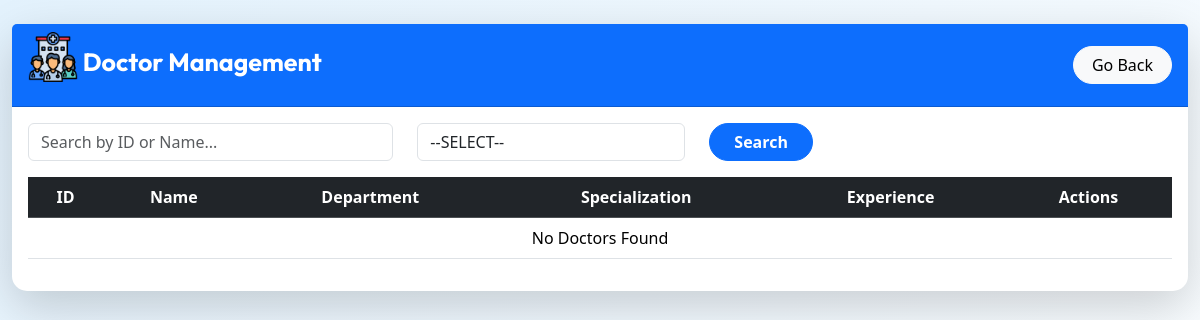
The page /Admin/manage_doctor.php on the database as committed earlier.
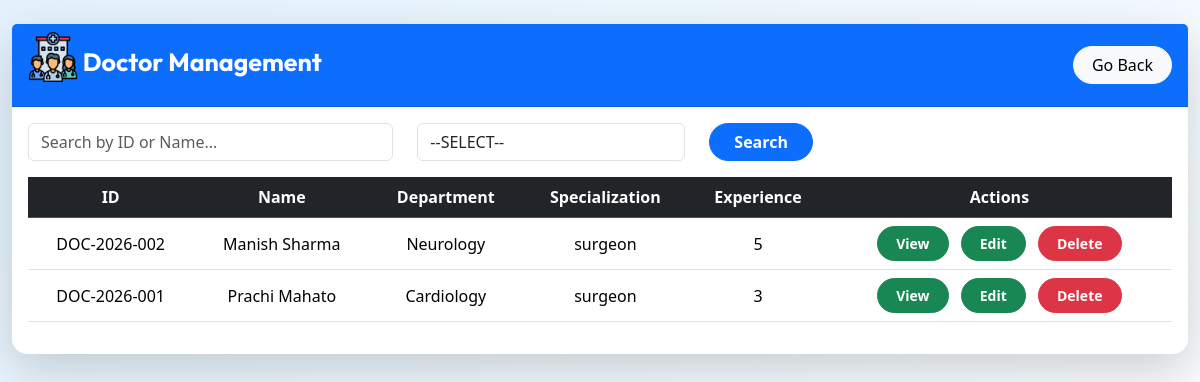
The same page on the database as committed later.
### tables this page shows
CREATE TABLE `doctors` (
  `id` int(11) NOT NULL,
  `doctor_code` varchar(20) DEFAULT NULL,
  `full_name` varchar(100) NOT NULL,
  `department` varchar(50) NOT NULL,
  `specialization` varchar(100) DEFAULT NULL,
  `experience` int(11) DEFAULT 0,
  `contact` varchar(15) DEFAULT NULL,
  `email` varchar(100) NOT NULL,
  `password` varchar(255) NOT NULL,
  `created_at` timestamp NOT NULL DEFAULT current_timestamp()
);

### Admin/manage_doctor.php (the view, shortened to what the changed rows need)
<?php
require "../dbconnect.php";
$sql = "SELECT * FROM doctors WHERE 1";
$sql .= " ORDER BY doctor_code DESC";
$result = $conn->query($sql);
?>
<!DOCTYPE html>
<html lang="en">
<head>
    <link rel="stylesheet" href="../Bootstrap/bootstrap.min.css">
    <link rel="stylesheet" href="../styles/manage_doctor.css">
</head>
<body class="admin-bg">
    <div class="container-fluid">
        <div class="card shadow-lg border-0 mt-4">
            <div class="card-body">
                <div class="table-responsive">
                    <table class="table table-hover align-middle text-center">
                        <thead class="table-dark">
                            <tr>
                                <th>ID</th>
                                <th>Name</th>
                                <th>Department</th>
                                <th>Specialization</th>
                                <th>Experience</th>
                                <th>Actions</th>
                            </tr>
                        </thead>
                        <tbody>
                            <?php
                            if ($result->num_rows > 0) {
                                while ($row = $result->fetch_assoc()) {
                                    ?>
                                    <tr>
                                        <td>
                                            <?php echo $row['doctor_code']; ?>
                                        </td>
                                        <td>
                                            <?php echo $row['full_name']; ?>
                                        </td>
                                        <td>
                                            <?php echo $row['department']; ?>
                                        </td>
                                        <td>
                                            <?php echo $row['specialization']; ?>
                                        </td>
                                        <td>
                                            <?php echo $row['experience']; ?>
                                        </td>
                                        <td>
                                            <a class="btn btn-success btn-sm btn-rounded fw-bold me-2"
                                                href="view_doctor.php?id=<?php echo $row['doctor_code']; ?>">
                                                View
                                            </a>
                                            <a class="btn btn-success btn-sm btn-rounded fw-bold me-2"
                                                href="edit_doctor.php?id=<?php echo $row['doctor_code']; ?>">
                                                Edit
                                            </a>
                                            <a href="delete_doctor.php?id=<?php echo $row['doctor_code'] ?>"
                                                class="btn btn-danger btn-sm btn-rounded fw-bold" data-bs-toggle="modal"
                                                data-bs-target="#deleteModal"
                                                onclick="setDeleteId('<?php echo $row['doctor_code']; ?>')">
                                                Delete
                                            </a>
                                        </td>
                                    </tr>
                                    <?php
                                }
                            } else {
                                echo "<tr><td colspan='7'>No Doctors Found</td></tr>";
                            }
                            ?>
                        </tbody>
                    </table>
                </div>
            </div>
        </div>
    </div>
</body>
</html>

Rows that differ between the two databases and show on the page:
added doctors: doctor_code "DOC-2026-002", full_name "Manish Sharma", department "Neurology", specialization "surgeon", experience "5"
added doctors: doctor_code "DOC-2026-001", full_name "Prachi Mahato", department "Cardiology", specialization "surgeon", experience "3"
Other text that changed with them:
text no longer shown: "No Doctors Found"
